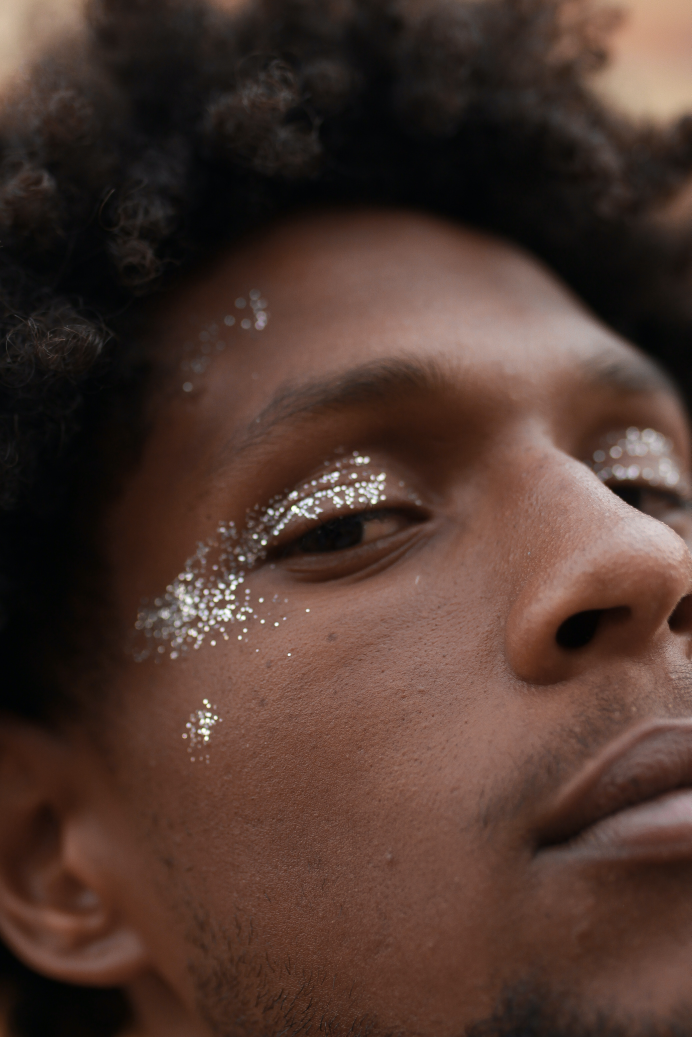
#> input picture resource/8.jpg, 3456 x 5184 px (shown at 1/5 size)
$ python demo.py
#> lines starting #> are read from the running program, lines starting #| are printed output that depends on the picture; after the words box and inside, x2 and y2 are one past the last pixel; in counts of white or black regions, pixels touching at a corner belong together
import cv2
import numpy as np

# 读取图像
image = cv2.imread('../resource/8.jpg')
#> image is the input picture: shape (5184, 3456, 3); mean B, G, R 47.4, 55.8, 78.4

# 获取图像尺寸
height, width, _ = image.shape
#> height = 5184; width = 3456

# 将图像转换为灰度图像
gray = cv2.cvtColor(image, cv2.COLOR_BGR2GRAY)
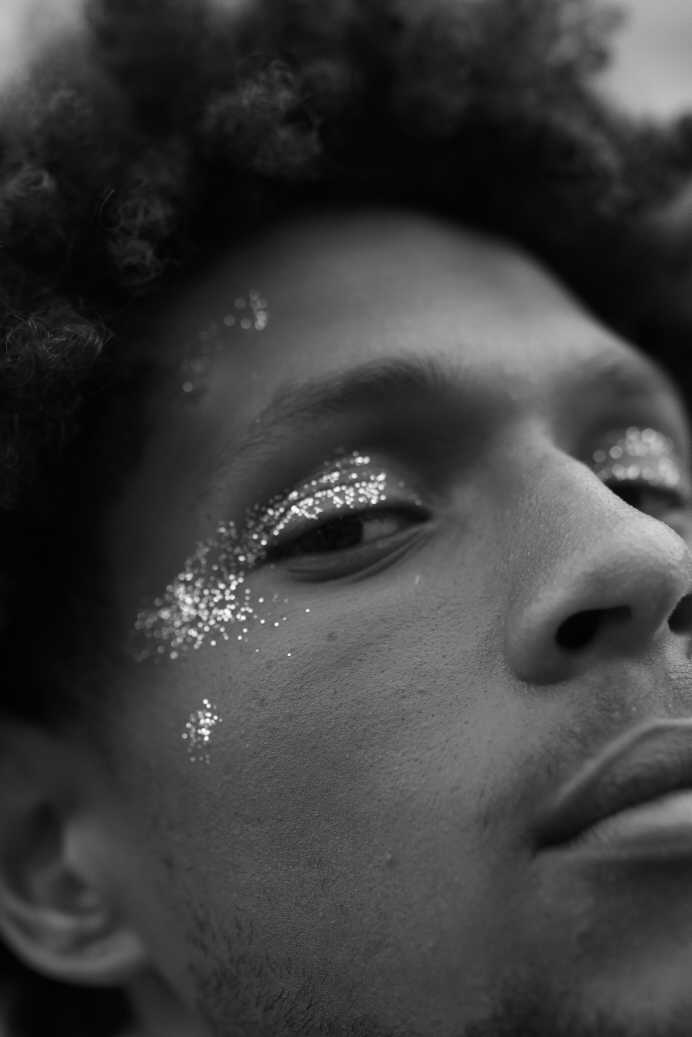
#> gray: shape (5184, 3456) (shown at 1/5 size); min 0, max 255, mean 61.6

# 设定阈值，进行二值化
_, thresh = cv2.threshold(gray, 220, 255, cv2.THRESH_BINARY)
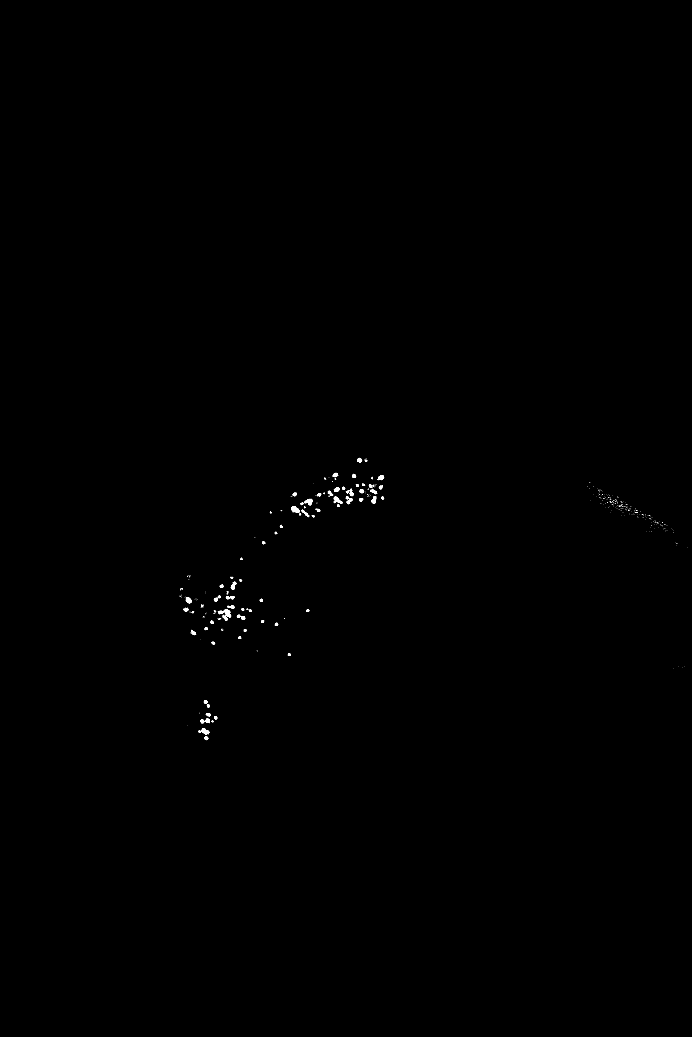
#> thresh: shape (5184, 3456) (shown at 1/5 size); 0.1% white; 1232 white regions (1149 under 20 px), largest, box (x1, y1, x2, y2) and area: (1457, 2530, 1497, 2564) 849, (1120, 3045, 1156, 3085) 753, (1006, 3642, 1048, 3675) 690

# 进行噪声消除
kernel = np.ones((3, 3), np.uint8)
opening = cv2.morphologyEx(thresh, cv2.MORPH_OPEN, kernel)
#> opening: shape (5184, 3456); 0.06% white; 66 white regions (5 under 20 px), largest, box (x1, y1, x2, y2) and area: (1457, 2530, 1496, 2564) 810, (1123, 3047, 1154, 3084) 668, (1008, 3644, 1046, 3672) 615

# 寻找连通区域
retval, labels, stats, centroids = cv2.connectedComponentsWithStats(opening)
#> labels: shape (5184, 3456) int32; 67 distinct labels, from 0 to 66
#> retval = 67; stats = 67 rows, first 6: [0, 0, 3456, 5184, 17904985], [1789, 2293, 18, 17, 236], [1670, 2367, 19, 16, 238], [1762, 2374, 15, 14, 151], [1895, 2378, 24, 20, 333], [1782, 2425, 7, 5, 27]; centroids = 67 pairs, first value 929.3 to 1904.9, second value 2301.3 to 3691.3

# 加载星星图像
star = cv2.imread('../resource/lens_flare01.png', -1)
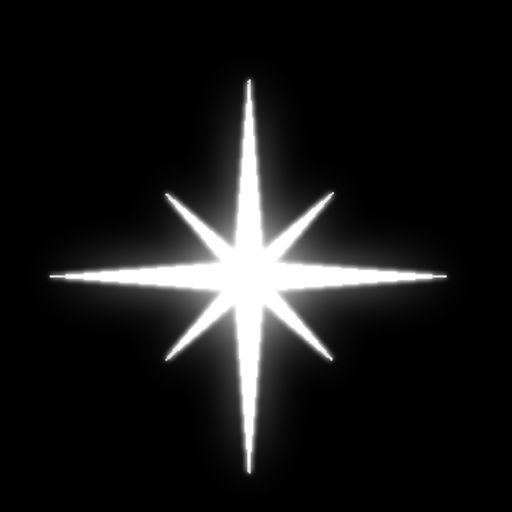
#> input picture resource/lens_flare01.png, 1024 x 1024 px (shown at 1/2 size)
#> star is the input picture: shape (1024, 1024, 4); mean B, G, R, A 25.7, 25.7, 25.7, 25.5

# 调整星星的大小
desired_star_size = (64, 64)
resized_star = cv2.resize(star, desired_star_size[:2], interpolation=cv2.INTER_AREA)
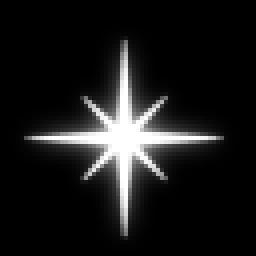
#> resized_star: shape (64, 64, 4) (shown 4 times larger); mean B, G, R, A 25.7, 25.7, 25.7, 25.5

# 过滤并绘制发光点
for i, stat in enumerate(stats):
    # 过滤条件可以根据需求调整
    if stat[cv2.CC_STAT_AREA] > 32 and stat[cv2.CC_STAT_AREA] < 800:
        # 在发光点处绘制星星
        x = int(centroids[i][0])
        y = int(centroids[i][1])

        # 计算星星的位置
        x_start = max(0, x - desired_star_size[1] // 2)
        x_end = min(width, x + desired_star_size[1] // 2)
        y_start = max(0, y - desired_star_size[0] // 2)
        y_end = min(height, y + desired_star_size[0] // 2)

        # 处理边界情况
        star_width = x_end - x_start
        star_height = y_end - y_start

        if star_width > 0 and star_height > 0:
            # 将星星图像和原图像叠加在一起
            # overlay = cv2.bitwise_and(image[y_start:y_end, x_start:x_end],
            #                           image[y_start:y_end, x_start:x_end],
            #                           mask=resized_star[:star_height, :star_width, 3])
            overlay = resized_star[:star_height, :star_width, :3]
            background = cv2.bitwise_and(image[y_start:y_end, x_start:x_end],
                                         image[y_start:y_end, x_start:x_end],
                                         mask=cv2.bitwise_not(resized_star[:star_height, :star_width, 3]))
            result = cv2.add(background, overlay)


            # 将星星特效添加到原图上
            image[y_start:y_end, x_start:x_end] = result
#> this loop made 67 passes
#> (stat, x, y, x_start, x_end, y_start, y_end) on passes 2, 3, 4, 5, 7, 8, 9, 10, 11, 12, 13: ([1789, 2293, 18, 17, 236], 1797, 2301, 1765, 1829, 2269, 2333), ([1670, 2367, 19, 16, 238], 1678, 2374, 1646, 1710, 2342, 2406), ([1762, 2374, 15, 14, 151], 1769, 2380, 1737, 1801, 2348, 2412), ([1895, 2378, 24, 20, 333], 1904, 2387, 1872, 1936, 2355, 2419), ([1846, 2425, 11, 11, 93], 1851, 2429, 1819, 1883, 2397, 2461), ([1896, 2432, 10, 10, 84], 1900, 2436, 1868, 1932, 2404, 2468), ([1671, 2438, 25, 18, 303], 1684, 2447, 1652, 1716, 2415, 2479), ([1713, 2439, 7, 7, 38], 1716, 2442, 1684, 1748, 2410, 2474), ([1799, 2448, 18, 16, 240], 1808, 2455, 1776, 1840, 2423, 2487), ([1855, 2450, 22, 16, 181], 1866, 2456, 1834, 1898, 2424, 2488), ([1641, 2456, 12, 10, 85], 1646, 2460, 1614, 1678, 2428, 2492)
#> (x, y, x_start, x_end, y_start, y_end) on passes 61 to 66: (1040, 3528, 1008, 1072, 3496, 3560), (1041, 3573, 1009, 1073, 3541, 3605), (1076, 3588, 1044, 1108, 3556, 3620), (1037, 3603, 1005, 1069, 3571, 3635), (1011, 3606, 979, 1043, 3574, 3638), (1024, 3657, 992, 1056, 3625, 3689)
#> pass 2, `result = cv2.add(background, overlay)`:
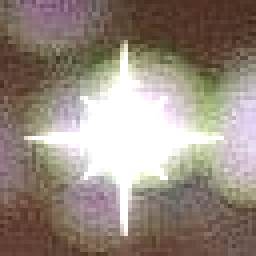
#> result: shape (64, 64, 3) (shown 4 times larger); mean B, G, R 128, 138.4, 151.2
#> after the loop:
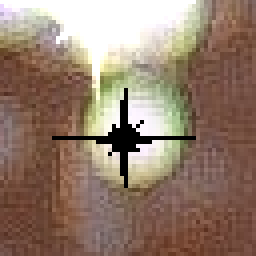
#> background: shape (64, 64, 3) (shown 4 times larger); mean B, G, R 108.8, 125, 147.6


# 显示识别结果
cv2.imshow("Detected Light Points", image[::4, ::4])
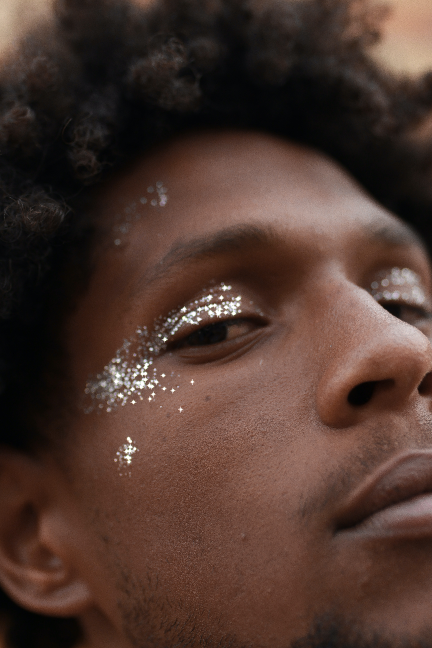
#> window 'Detected Light Points': shape (1296, 864, 3) (shown at 1/2 size); mean B, G, R 46.7, 55.1, 77.6
cv2.waitKey(0)
cv2.destroyAllWindows()
